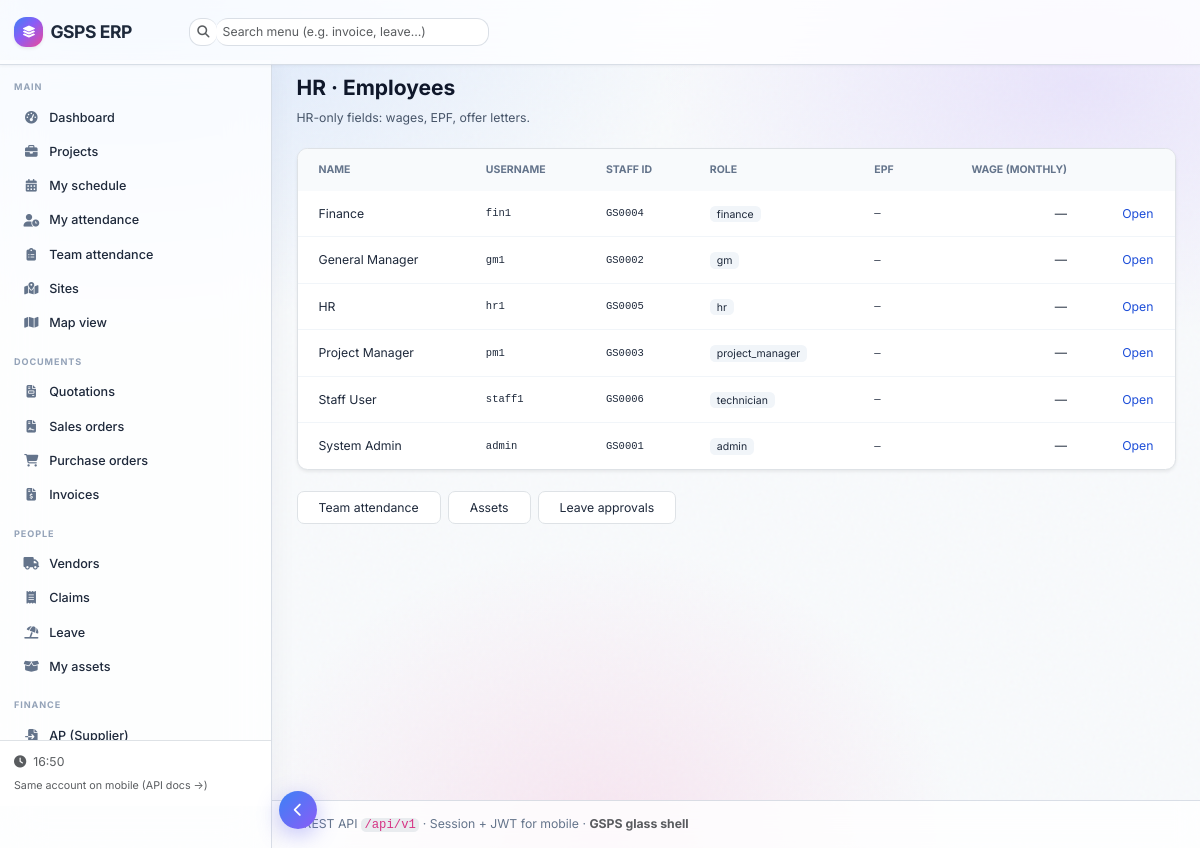
The app's page /hr/employees (signed in) with its own data.
### app/models/entities.py (models this page shows)
class User(Base):
    __tablename__ = "users"
    id: Mapped[int] = mapped_column(primary_key=True)
    username: Mapped[str] = mapped_column(String(80), unique=True, index=True)
    email: Mapped[str] = mapped_column(String(255), unique=True, index=True)
    hashed_password: Mapped[str] = mapped_column(String(255))
    full_name: Mapped[str] = mapped_column(String(200))
    role: Mapped[UserRole] = mapped_column(Enum(UserRole), default=UserRole.staff)
    preferred_currency: Mapped[str] = mapped_column(String(8), default="USD")
    is_active: Mapped[bool] = mapped_column(Boolean, default=True)
    created_at: Mapped[datetime] = mapped_column(DateTime(timezone=True), server_default=func.now())
    companies: Mapped[list["UserCompany"]] = relationship(back_populates="user", cascade="all, delete-orphan")
    schedule_items: Mapped[list["ScheduleItem"]] = relationship(
        back_populates="assignee",
        cascade="all, delete-orphan",
        foreign_keys="[ScheduleItem.assignee_id]",
    )
    asset_assignments: Mapped[list["AssetAssignment"]] = relationship(
        back_populates="user",
        cascade="all, delete-orphan",
        foreign_keys="[AssetAssignment.user_id]",
    )
    leave_requests: Mapped[list["LeaveRequest"]] = relationship(
        back_populates="user",
        cascade="all, delete-orphan",
        foreign_keys="[LeaveRequest.user_id]",
    )
    employee_profile: Mapped["EmployeeProfile | None"] = relationship(
        back_populates="user", cascade="all, delete-orphan", uselist=False
    )

### app/routers/web.py (the view)
@router.get("/hr/employees", response_class=HTMLResponse)
async def hr_employees(
    request: Request,
    user: User = Depends(get_current_user_web),
    db: AsyncSession = Depends(get_db),
    company_id: int = Depends(get_active_company_id),
):
    if not _can_manage_hr(user):
        return RedirectResponse("/dashboard", status_code=302)
    r = await db.execute(
        select(User)
        .join(UserCompany, UserCompany.user_id == User.id)
        .where(UserCompany.company_id == company_id, User.is_active.is_(True))
        .order_by(User.full_name)
    )
    users = r.scalars().all()
    pr = await db.execute(select(EmployeeProfile).where(EmployeeProfile.company_id == company_id))
    profs = {p.user_id: p for p in pr.scalars().all()}
    return templates.TemplateResponse(
        "hr_employees.html",
        _tc({"request": request, "user": user, "employees": users, "profiles": profs}),
    )

### app/templates/hr_employees.html (shortened to what this page needs)
{% extends "base.html" %}
{% block content %}
<h1 class="text-2xl font-bold text-slate-900 mb-2">HR · Employees</h1>
<p class="text-sm text-slate-600 mb-6">HR-only fields: wages, EPF, offer letters.</p>
<div class="bg-white border border-slate-200 rounded-xl shadow-sm overflow-x-auto">
  <table class="min-w-full text-sm">
    <thead class="bg-slate-50 text-left text-xs uppercase text-slate-500">
      <tr>
        <th class="px-4 py-3">Name</th>
        <th class="px-4 py-3">Username</th>
        <th class="px-4 py-3">Staff ID</th>
        <th class="px-4 py-3">Role</th>
        <th class="px-4 py-3">EPF</th>
        <th class="px-4 py-3 text-right">Wage (monthly)</th>
        <th class="px-4 py-3"></th>
      </tr>
    </thead>
    <tbody class="divide-y divide-slate-100">
      {% for e in employees %}
      {% set p = profiles.get(e.id) %}
      <tr>
        <td class="px-4 py-3">{{ e.full_name }}</td>
        <td class="px-4 py-3 font-mono text-xs">{{ e.username }}</td>
        <td class="px-4 py-3 font-mono text-xs">GS{{ '%04d'|format(e.id) }}</td>
        <td class="px-4 py-3"><span class="text-xs bg-slate-100 px-2 py-0.5 rounded">{{ e.role.value }}</span></td>
        <td class="px-4 py-3 font-mono text-xs">{% if p and p.epf_no %}{{ p.epf_no }}{% else %}—{% endif %}</td>
        <td class="px-4 py-3 text-right tabular-nums">{% if p and p.wage_monthly is not none %}{{ p.wage_monthly|amount }}{% else %}—{% endif %}</td>
        <td class="px-4 py-3 text-right"><a class="text-brand-700 hover:underline" href="/hr/employees/{{ e.id }}">Open</a></td>
      </tr>
      {% endfor %}
    </tbody>
  </table>
</div>
<div class="mt-6 flex flex-wrap gap-2">
  <a href="/hr/attendance" class="text-sm border border-slate-300 bg-white px-4 py-2 rounded-lg">Team attendance</a>
  <a href="/hr/assets" class="text-sm border border-slate-300 bg-white px-4 py-2 rounded-lg">Assets</a>
  <a href="/hr/leave" class="text-sm border border-slate-300 bg-white px-4 py-2 rounded-lg">Leave approvals</a>
</div>
{% endblock %}

### app/static/css/gsps-theme.css (style rules this page uses)
:root, [data-bs-theme="light"] { --gsps-accent-a: #3b82f6; --gsps-accent-b: #8b5cf6; --gsps-accent-c: #ec4899; --gsps-success: #10b981; --bw-primary: #6366f1; --bw-primary-dark: #4f46e5; --bw-accent: #8b5cf6; --bw-surface: rgba(255, 255, 255, 0.78); --bw-surface-solid: #ffffff; --bw-canvas: #f8fafc; --bw-sidebar-w: 272px; --bw-sidebar-collapsed: 76px; --bw-navbar-h: 60px; --bw-border: rgba(148, 163, 184, 0.35); --bw-shadow: 0 8px 32px rgba(15, 23, 42, 0.07), 0 2px 8px rgba(15, 23, 42, 0.04); --bs-primary: #6366f1; --bs-primary-rgb: 99, 102, 241; --bs-link-color: #4f46e5; --bs-link-hover-color: #4338ca; --bs-body-bg: #f8fafc; --bs-body-color: #1e293b; }
html { font-size: 14px; -webkit-font-smoothing: antialiased; }
body { font-family: Inter, system-ui, -apple-system, "Segoe UI", Roboto, sans-serif; font-size: 14px; font-weight: 400; background-color: transparent !important; color: var(--bs-body-color); position: relative; }

### records on screen
User: full_name "Finance", username "fin1", id "0004", role.value "finance"
User: full_name "General Manager", username "gm1", id "0002", role.value "gm"
User: full_name "HR", username "hr1", id "0005", role.value "hr"
User: full_name "Project Manager", username "pm1", id "0003", role.value "project_manager"
User: full_name "Staff User", username "staff1", id "0006", role.value "technician"
User: full_name "System Admin", username "admin", id "0001", role.value "admin"

### other values on screen
{{ app_name }} "GSPS ERP"
